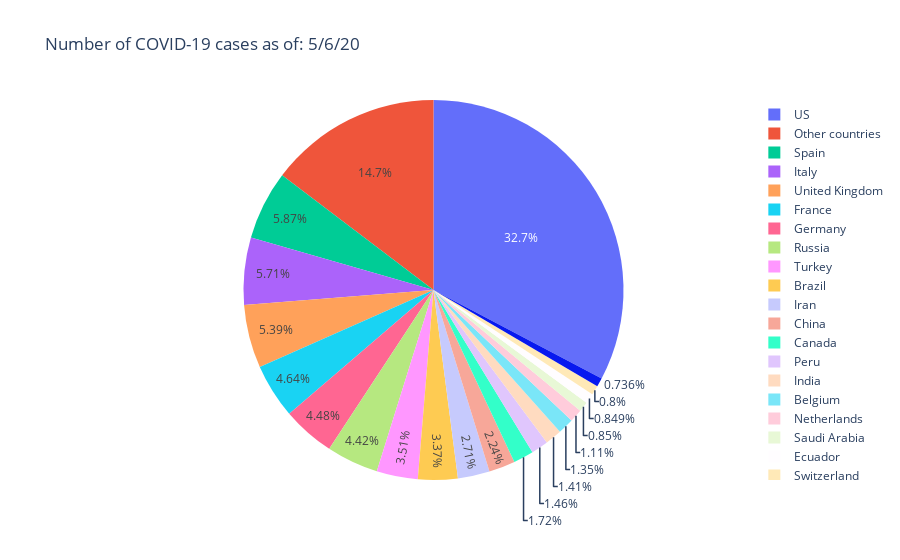

Source (notebook cell):
### Markdown cell above
## Look at top-20 countries with the most number of cases

### Code cell
import plotly.express as px

# Select top-20 countries and aggregate all other countries
top_country = global_case_collapse_country.nlargest(20, date_string[-1])
country_collapse_bottom = global_case_collapse_country.copy()
country_collapse_bottom.loc[country_collapse_bottom[date_string[-1]] < top_country[date_string[-1]].min(),
                            'Country/Region'] = 'Other countries'

# Pie chart
fig = px.pie(country_collapse_bottom, values=date_string[-1], names='Country/Region',
             title='Proportion of COVID-19 cases as of: ' + date_string[-1])
fig.show()

### Figure 1 — Plotly figure (JSON) as saved in the notebook; plotly's stock layout.template omitted (floating-point values rounded to 4 significant figures; data arrays with more than 128 entries replaced by an {"elided": "..."} marker saying what was removed)
{"data": [{"domain": {"x": [0, 1], "y": [0, 1]}, "hovertemplate": "Country/Region=%{label}<br>5/6/20=%{value}<extra></extra>", "labels": {"elided": "187 str values"}, "legendgroup": "", "name": "", "showlegend": true, "type": "pie", "values": {"elided": "187 int values"}}], "layout": {"legend": {"tracegroupgap": 0}, "title": {"text": "Number of COVID-19 cases as of: 5/6/20"}}}
